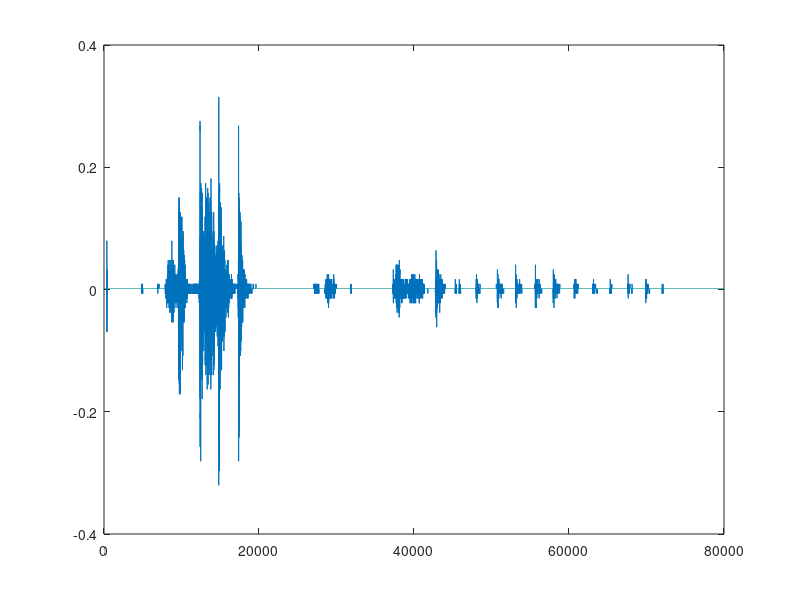

Here is the MATLAB script that generated this plot:
clear all;close all; clc;
load VoiceData;
data=digital_line;
data1=[1 0 0 1 0];
pData=data*2-1;
fc=100000000;
fcs=10*fc;
Ts=1/fcs;
Tc=1/fc;
M=1;
n=M*length(data);
t=0:Ts:n*Tc;
carrier=cos(2*pi*fc*t);
% subplot(2,1,1);
% stem(pData);
% subplot(2,1,2);
% plot(carrier);
%% squaredata
tp=0:Ts:Tc*M;
exdata=zeros(1,length(data)*(length(tp)-1));
index1=1;
for i=1:length(data)
    for j=1:length(tp)-1
        exdata(index1)=pData(i);
        index1=index1+1;
    end
end
exdata=[exdata 0];
% figure;
% plot(exdata,'r-','LineWidth',4);
% hold on;
% plot(carrier,'g-');
% grid on;
% hold on;
%% modulate
mSig=exdata.*carrier;
% plot(mSig,'b-','LineWidth',2);

%% channel

SNR=10;
rx=awgn(mSig,SNR);

% figure;
% plot(mSig,'r-','LineWidth',3);
% hold on;
% plot(rx,'b-','LineWidth',1);
% grid on;

%% demodulate
demSig=rx.*carrier;
% figure;
% plot(demSig);
% grid on;

%% decode
k=1;
rcv=zeros(1,length(data)); 
index=0;
for i=1:length(data)
   index=index+1;
    sm=0;
    for j=1:length(tp)-1
        sm=sm+ demSig(k);
        k=k+1;
   end
    if(sm>0)
        rcv(index)=1;
    else
        rcv(index)=0;
    end
end

%% output
tl = (0:1:Fs*Vlength-1); 
out=zeros(1,Fs*Vlength-1);

for j=0:Fs*Vlength-1
    out(j+1)=bi2de(rcv((j*nBits)+(1:nBits)));
end
out=(out/(2^nBits-1))+mini;
plot(tl,out);
sound(out);
clc; 
